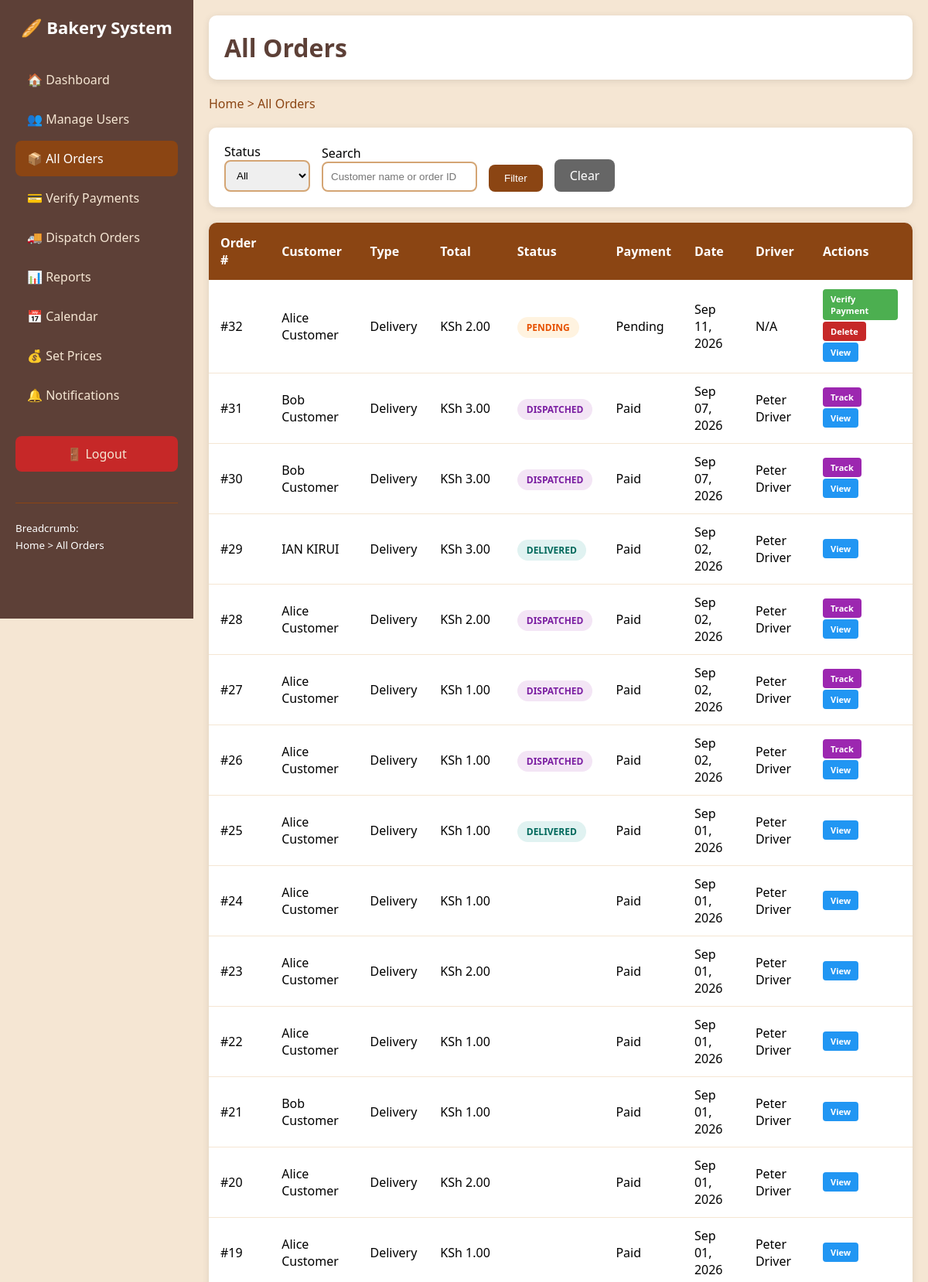
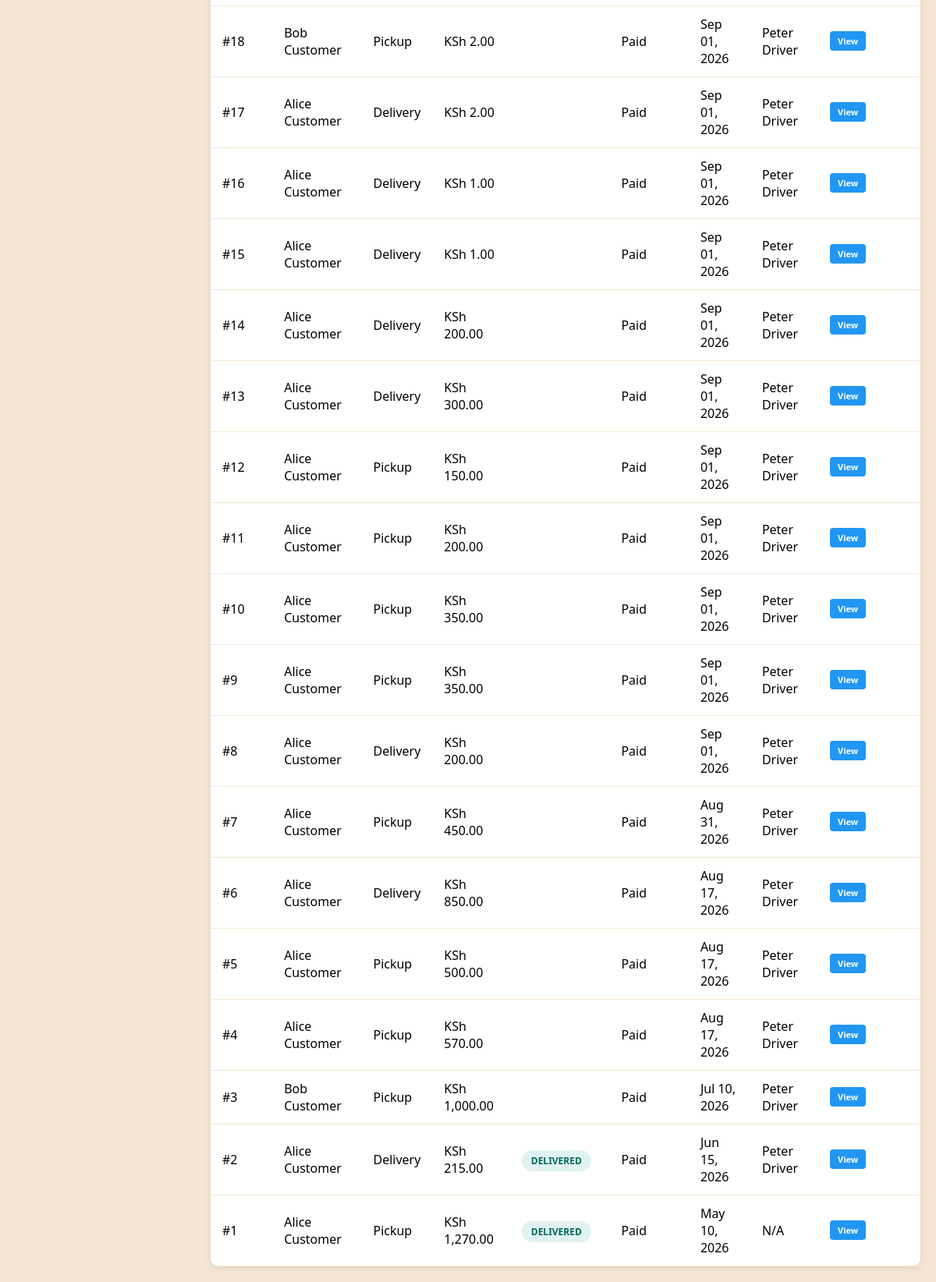
/admin/all_orders.php (signed in), run on the app's committed database (2 pictures, top to bottom).
### tables this page shows
CREATE TABLE `orders` (
  `order_id` int(11) NOT NULL,
  `customer_id` int(11) NOT NULL,
  `driver_id` int(11) DEFAULT NULL,
  `total` decimal(10,2) NOT NULL,
  `order_type` enum('pickup','delivery') NOT NULL,
  `status` varchar(50) DEFAULT 'pending',
  `pickup_date` date DEFAULT NULL,
  `delivery_date` date DEFAULT NULL,
  `delivery_address` text DEFAULT NULL,
  `payment_method` enum('mpesa','card','cash_on_delivery') DEFAULT 'mpesa',
  `payment_status` varchar(50) DEFAULT 'pending',
  `mpesa_phone` varchar(20) DEFAULT NULL,
  `cancelled_by` int(11) DEFAULT NULL,
  `cancel_reason` text DEFAULT NULL,
  `cancelled_at` timestamp NULL DEFAULT NULL,
  `created_at` timestamp NOT NULL DEFAULT current_timestamp(),
  `updated_at` timestamp NOT NULL DEFAULT current_timestamp() ON UPDATE current_timestamp(),
  `mpesa_checkout_id` varchar(100) DEFAULT NULL,
  `mpesa_result` text DEFAULT NULL
);

CREATE TABLE `users` (
  `user_id` int(11) NOT NULL,
  `full_name` varchar(100) NOT NULL,
  `username` varchar(50) NOT NULL,
  `password_hash` varchar(255) NOT NULL,
  `role` enum('admin','cashier','baker','driver','customer') NOT NULL,
  `phone` varchar(20) DEFAULT NULL,
  `email` varchar(100) DEFAULT NULL,
  `address` text DEFAULT NULL,
  `is_active` tinyint(4) DEFAULT 1,
  `created_at` timestamp NOT NULL DEFAULT current_timestamp(),
  `updated_at` timestamp NOT NULL DEFAULT current_timestamp() ON UPDATE current_timestamp()
);

### includes/functions.php (called while the page is built, shortened)
<?php
function format_money($amount) {
    return 'KSh ' . number_format($amount, 2);
}
?>

### admin/all_orders.php (the view, shortened to what this page needs)
<?php
include '../includes/functions.php';
include '../includes/db_connect.php';
$search = isset($_GET['search']) ? mysqli_real_escape_string($conn, $_GET['search']) : '';
$sql = "SELECT o.*, c.full_name as customer_name, d.full_name as driver_name
        FROM orders o
        LEFT JOIN users c ON o.customer_id = c.user_id
        LEFT JOIN users d ON o.driver_id = d.user_id
        WHERE 1=1";
$sql .= " ORDER BY o.created_at DESC";
$result = mysqli_query($conn, $sql);
?>
<!DOCTYPE html>
<html lang="en">
<head>
</head>
<body>
    <div class="sidebar">
        <h2>🥖 Bakery System</h2>
        <a href="dashboard.php">🏠 Dashboard</a>
        <a href="manage_users.php">👥 Manage Users</a>
        <a href="all_orders.php" class="active">📦 All Orders</a>
        <a href="verify_payments.php">💳 Verify Payments</a>
        <a href="dispatch_orders.php">🚚 Dispatch Orders</a>
        <a href="view_reports.php">📊 Reports</a>
        <a href="calendar.php">📅 Calendar</a>
        <a href="set_prices.php">💰 Set Prices</a>
        <a href="notifications.php">🔔 Notifications</a>
        <a href="../logout.php" class="logout">🚪 Logout</a>
        <div style="margin-top: 40px; padding-top: 20px; border-top: 1px solid #8B4513;">
            <small>Breadcrumb:</small><br>
            <small>Home > All Orders</small>
        </div>
    </div>
    <div class="main">
        <div class="header">
            <h1>All Orders</h1>
        </div>
        <div class="breadcrumb">
            <a href="dashboard.php">Home</a> > All Orders
        </div>
        <div class="filters">
            <form method="GET" action="" style="display: flex; gap: 15px; flex-wrap: wrap; align-items: end;">
                <div>
                    <label>Status</label><br>
                    <select name="status">
                        <option value="">All</option>
                    </select>
                </div>
                <div>
                    <label>Search</label><br>
                    <input type="text" name="search" placeholder="Customer name or order ID" value="<?php echo $search; ?>">
                </div>
                <button type="submit" class="btn">Filter</button>
                <a href="all_orders.php" class="btn" style="text-decoration: none; background: #666;">Clear</a>
            </form>
        </div>
        <table>
            <thead>
                <tr>
                    <th>Order #</th>
                    <th>Customer</th>
                    <th>Type</th>
                    <th>Total</th>
                    <th>Status</th>
                    <th>Payment</th>
                    <th>Date</th>
                    <th>Driver</th>
                    <th>Actions</th>
                </tr>
            </thead>
            <tbody>
                <?php while ($row = mysqli_fetch_assoc($result)): ?>
                <tr>
                    <td>#<?php echo $row['order_id']; ?></td>
                    <td><?php echo $row['customer_name']; ?></td>
                    <td><?php echo ucfirst($row['order_type']); ?></td>
                    <td><?php echo format_money($row['total']); ?></td>
                    <td>
                        <span class="status status-<?php echo $row['status']; ?>">
                            <?php echo ucfirst(str_replace('_', ' ', $row['status'])); ?>
                        </span>
                    </td>
                    <td><?php echo ucfirst($row['payment_status']); ?></td>
                    <td><?php echo date('M d, Y', strtotime($row['created_at'])); ?></td>
                    <td><?php echo $row['driver_name'] ? $row['driver_name'] : 'N/A'; ?></td>
                    <td>
                        <?php if ($row['payment_status'] == 'pending' && $row['payment_method'] == 'mpesa'): ?>
                            <a href="verify_payments.php" class="action-btn btn-verify">Verify Payment</a>
                        <?php endif; ?>
                        <?php if ($row['status'] == 'dispatched'): ?>
                            <a href="dispatch_orders.php" class="action-btn btn-track">Track</a>
                        <?php endif; ?>
                        <?php if ($row['status'] == 'pending'): ?>
                            <a href="all_orders.php?delete=<?php echo $row['order_id']; ?>"
                               class="action-btn btn-delete"
                               onclick="return confirm('Delete unconfirmed order #<?php echo $row['order_id']; ?>? This cannot be undone.');">
                               Delete
                            </a>
                        <?php endif; ?>
                        <a href="all_orders.php" class="action-btn btn-view">View</a>
                    </td>
                </tr>
                <?php endwhile; ?>
            </tbody>
        </table>
    </div>
</body>
</html>

### admin/all_orders.php (style rules this page uses)
* { margin: 0; padding: 0; box-sizing: border-box; }
body { font-family: 'Segoe UI'; background: #f5e6d3; min-height: 100vh; }
.sidebar { position: fixed; left: 0; top: 0; width: 250px; height: 100vh; background: #5D4037; color: white; padding: 20px; overflow-y: auto; }
.sidebar h2 { margin-bottom: 30px; text-align: center; font-size: 22px; }
.sidebar a { display: block; color: #f5e6d3; text-decoration: none; padding: 12px 15px; margin-bottom: 5px; border-radius: 8px; }
.sidebar a:hover, .sidebar a.active { background: #8B4513; color: white; }
.sidebar .logout { margin-top: 30px; background: #c62828; text-align: center; }
.main { margin-left: 250px; padding: 20px; }
.header { background: white; padding: 20px; border-radius: 10px; margin-bottom: 20px; box-shadow: 0 2px 10px rgba(0,0,0,0.1); }
.header h1 { color: #5D4037; }
.breadcrumb { margin-bottom: 20px; color: #8B4513; }
.breadcrumb a { color: #8B4513; text-decoration: none; }
.filters { background: white; padding: 20px; border-radius: 10px; margin-bottom: 20px; box-shadow: 0 2px 10px rgba(0,0,0,0.1); display: flex; gap: 15px; flex-wrap: wrap; align-items: end; }
.filters input, .filters select { padding: 10px; border: 2px solid #d4a574; border-radius: 8px; }
.btn { padding: 10px 20px; background: #8B4513; color: white; border: none; border-radius: 8px; cursor: pointer; }
table { width: 100%; background: white; border-radius: 10px; overflow: hidden; box-shadow: 0 2px 10px rgba(0,0,0,0.1); border-collapse: collapse; }
th { background: #8B4513; color: white; padding: 15px; text-align: left; }
td { padding: 12px 15px; border-bottom: 1px solid #f5e6d3; }
.status { padding: 5px 12px; border-radius: 15px; font-size: 12px; font-weight: bold; text-transform: uppercase; }
.status-pending { background: #fff3e0; color: #e65100; }
.status-dispatched { background: #f3e5f5; color: #7b1fa2; }
.status-delivered { background: #e0f2f1; color: #00695c; }
.action-btn { display: inline-block; padding: 5px 10px; border-radius: 4px; font-size: 11px; font-weight: bold; text-decoration: none; color: white; margin-right: 4px; margin-bottom: 2px; }
.btn-verify { background: #4CAF50; }
.btn-track { background: #9C27B0; }
.btn-view { background: #2196F3; }
.btn-delete { background: #c62828; }

### data on the page
orders: order_id "32", customer.full_name "Alice Customer", order_type "Delivery", total "KSh 2.00", status "PENDING", payment_status "Pending", created_at "Sep 11, 2026", shows "N/A", payment_method "Verify Payment"
orders: order_id "31", customer.full_name "Bob Customer", order_type "Delivery", total "KSh 3.00", status "DISPATCHED", payment_status "Paid", created_at "Sep 07, 2026", driver.full_name "Peter Driver", shows "Track"
orders: order_id "30", customer.full_name "Bob Customer", order_type "Delivery", total "KSh 3.00", status "DISPATCHED", payment_status "Paid", created_at "Sep 07, 2026", driver.full_name "Peter Driver", shows "Track"
orders: order_id "29", customer.full_name "IAN KIRUI", order_type "Delivery", total "KSh 3.00", status "DELIVERED", payment_status "Paid", created_at "Sep 02, 2026", driver.full_name "Peter Driver"
orders: order_id "28", customer.full_name "Alice Customer", order_type "Delivery", total "KSh 2.00", status "DISPATCHED", payment_status "Paid", created_at "Sep 02, 2026", driver.full_name "Peter Driver", shows "Track"
orders: order_id "27", customer.full_name "Alice Customer", order_type "Delivery", total "KSh 1.00", status "DISPATCHED", payment_status "Paid", created_at "Sep 02, 2026", driver.full_name "Peter Driver", shows "Track"
orders: order_id "26", customer.full_name "Alice Customer", order_type "Delivery", total "KSh 1.00", status "DISPATCHED", payment_status "Paid", created_at "Sep 02, 2026", driver.full_name "Peter Driver", shows "Track"
orders: order_id "25", customer.full_name "Alice Customer", order_type "Delivery", total "KSh 1.00", status "DELIVERED", payment_status "Paid", created_at "Sep 01, 2026", driver.full_name "Peter Driver"
orders: order_id "24", customer.full_name "Alice Customer", order_type "Delivery", total "KSh 1.00", payment_status "Paid", created_at "Sep 01, 2026", driver.full_name "Peter Driver"
orders: order_id "23", customer.full_name "Alice Customer", order_type "Delivery", total "KSh 2.00", payment_status "Paid", created_at "Sep 01, 2026", driver.full_name "Peter Driver"
orders: order_id "22", customer.full_name "Alice Customer", order_type "Delivery", total "KSh 1.00", payment_status "Paid", created_at "Sep 01, 2026", driver.full_name "Peter Driver"
orders: order_id "21", customer.full_name "Bob Customer", order_type "Delivery", total "KSh 1.00", payment_status "Paid", created_at "Sep 01, 2026", driver.full_name "Peter Driver"
orders: order_id "20", customer.full_name "Alice Customer", order_type "Delivery", total "KSh 2.00", payment_status "Paid", created_at "Sep 01, 2026", driver.full_name "Peter Driver"
orders: order_id "19", customer.full_name "Alice Customer", order_type "Delivery", total "KSh 1.00", payment_status "Paid", created_at "Sep 01, 2026", driver.full_name "Peter Driver"
orders: order_id "18", customer.full_name "Bob Customer", order_type "Pickup", total "KSh 2.00", payment_status "Paid", created_at "Sep 01, 2026", driver.full_name "Peter Driver"
orders: order_id "17", customer.full_name "Alice Customer", order_type "Delivery", total "KSh 2.00", payment_status "Paid", created_at "Sep 01, 2026", driver.full_name "Peter Driver"
orders: order_id "16", customer.full_name "Alice Customer", order_type "Delivery", total "KSh 1.00", payment_status "Paid", created_at "Sep 01, 2026", driver.full_name "Peter Driver"
orders: order_id "15", customer.full_name "Alice Customer", order_type "Delivery", total "KSh 1.00", payment_status "Paid", created_at "Sep 01, 2026", driver.full_name "Peter Driver"
orders: order_id "14", customer.full_name "Alice Customer", order_type "Delivery", total "KSh 200.00", payment_status "Paid", created_at "Sep 01, 2026", driver.full_name "Peter Driver"
orders: order_id "13", customer.full_name "Alice Customer", order_type "Delivery", total "KSh 300.00", payment_status "Paid", created_at "Sep 01, 2026", driver.full_name "Peter Driver"
orders: order_id "12", customer.full_name "Alice Customer", order_type "Pickup", total "KSh 150.00", payment_status "Paid", created_at "Sep 01, 2026", driver.full_name "Peter Driver"
orders: order_id "11", customer.full_name "Alice Customer", order_type "Pickup", total "KSh 200.00", payment_status "Paid", created_at "Sep 01, 2026", driver.full_name "Peter Driver"
orders: order_id "10", customer.full_name "Alice Customer", order_type "Pickup", total "KSh 350.00", payment_status "Paid", created_at "Sep 01, 2026", driver.full_name "Peter Driver"
orders: order_id "9", customer.full_name "Alice Customer", order_type "Pickup", total "KSh 350.00", payment_status "Paid", created_at "Sep 01, 2026", driver.full_name "Peter Driver"
orders: order_id "8", customer.full_name "Alice Customer", order_type "Delivery", total "KSh 200.00", payment_status "Paid", created_at "Sep 01, 2026", driver.full_name "Peter Driver"
orders: order_id "7", customer.full_name "Alice Customer", order_type "Pickup", total "KSh 450.00", payment_status "Paid", created_at "Aug 31, 2026", driver.full_name "Peter Driver"
orders: order_id "6", customer.full_name "Alice Customer", order_type "Delivery", total "KSh 850.00", payment_status "Paid", created_at "Aug 17, 2026", driver.full_name "Peter Driver"
orders: order_id "5", customer.full_name "Alice Customer", order_type "Pickup", total "KSh 500.00", payment_status "Paid", created_at "Aug 17, 2026", driver.full_name "Peter Driver"
orders: order_id "4", customer.full_name "Alice Customer", order_type "Pickup", total "KSh 570.00", payment_status "Paid", created_at "Aug 17, 2026", driver.full_name "Peter Driver"
orders: order_id "3", customer.full_name "Bob Customer", order_type "Pickup", total "KSh 1,000.00", payment_status "Paid", created_at "Jul 10, 2026", driver.full_name "Peter Driver"
orders: order_id "2", customer.full_name "Alice Customer", order_type "Delivery", total "KSh 215.00", status "DELIVERED", payment_status "Paid", created_at "Jun 15, 2026", driver.full_name "Peter Driver"
orders: order_id "1", customer.full_name "Alice Customer", order_type "Pickup", total "KSh 1,270.00", status "DELIVERED", payment_status "Paid", created_at "May 10, 2026", shows "N/A"
